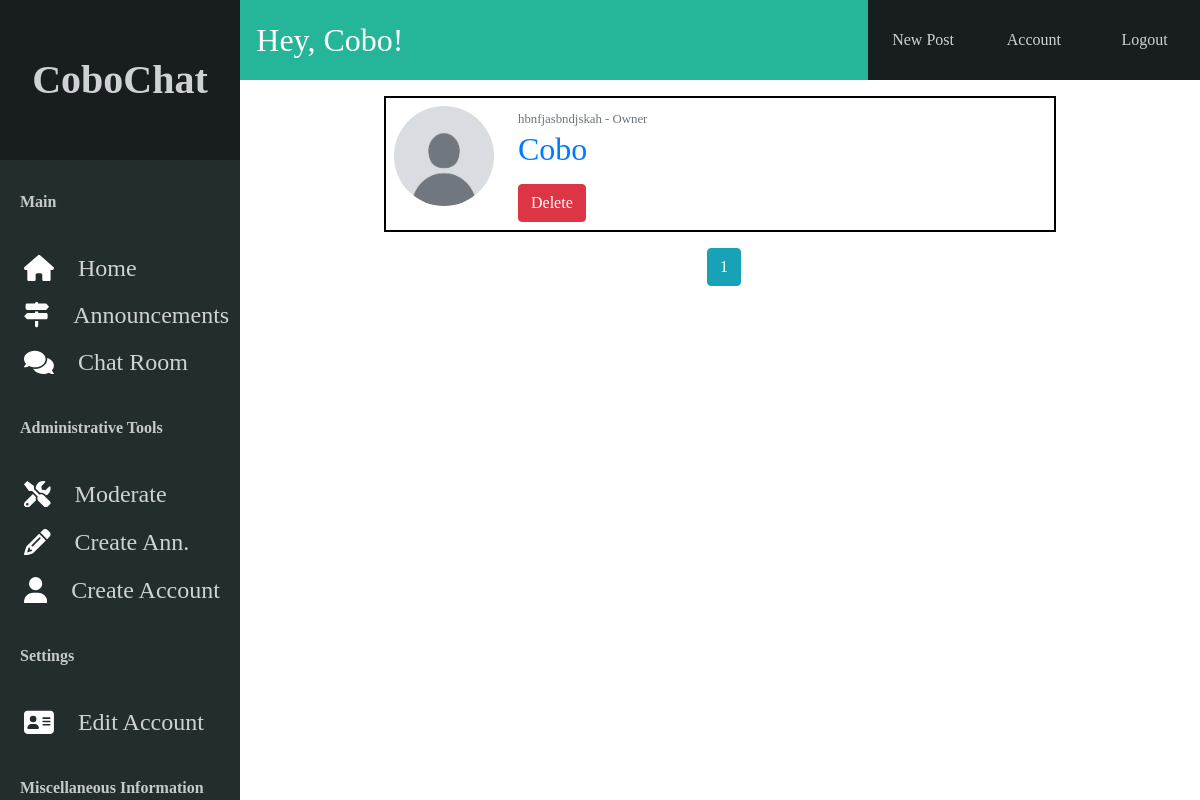
The app's page /display_users (signed in), older data.
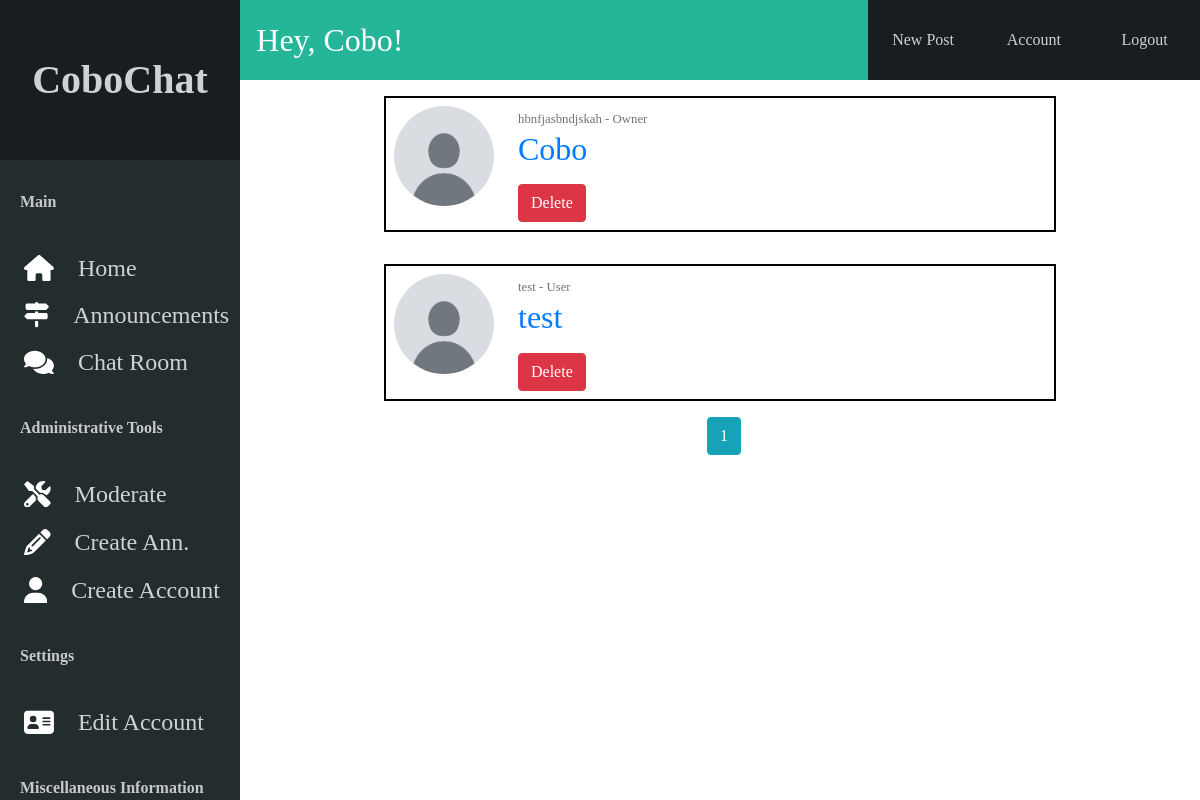
The same page, newer data.
### cobochat/models.py (models this page shows, shortened)
class User(db.Model, UserMixin):
    id = db.Column(db.Integer, primary_key=True)
    username = db.Column(db.String(20), unique=True, nullable=False)
    full_name = db.Column(db.String(20), nullable=False)
    image_file = db.Column(db.String(20), nullable=False, default='default.jpg')
    password = db.Column(db.String(100), nullable=False)
    account_type = db.Column(db.String, nullable=False)
    bio = db.Column(db.Text)
    posts = db.relationship('Post', backref='author', lazy=True)
    announcements = db.relationship('Announcement', backref='author', lazy=True)

### cobochat/routes.py (the view)
@app.route("/display_users")
@login_required
def display_users():
    page = request.args.get('page', 1, type=int)
    users = User.query.paginate(page=page, per_page=10)
    return render_template('display_users.html', title='CoboChat Users', users=users)

### cobochat/models.py (called while the page is built)
@login_manager.user_loader
def load_user(user_id):
    return User.query.get(int(user_id))

### cobochat/templates/display_users.html (shortened to what this page needs)
{% extends "layout.html" %}
{% block content %}
    {% for user in users %}
        <article class="media content-section loginContainer">
        <img class="rounded-circle article-img" src="{{ url_for('static', filename='profile_pics/' + user.image_file) }}">
        <div class="media-body ml-4">
            <div class="article-metadata">
            <small class="text-muted">{{ user.full_name }} - {{ user.account_type }}</small>
            </div>
            <h2><a class="mr-2" href="{{ url_for('user_posts', username=user.username) }}">{{ user.username }}</a></h2>
            {% if current_user.account_type == 'Owner' or current_user.account_type == 'Administrator' %}
              <form action="{{ url_for('delete_user', user_id=user.id) }}" method="POST">
                <input class="btn btn-danger" type="submit" value="Delete">
              </form>
            {% endif %}
        </div>
        </article>
    {% endfor %}
    <div class="paginationContainer">
        {% for page_num in users.iter_pages(left_edge=1, right_edge=1, left_current=1, right_current=2) %}
            {% if page_num %}
              {% if users.page == page_num %}
                <a class="btn btn-info mb-4 ml-2" href="{{ url_for('display_users', page=page_num) }}">{{ page_num }}</a>
              {% else %}
                <a class="btn btn-outline-info mb-4 ml-2" href="{{ url_for('display_users', page=page_num) }}">{{ page_num }}</a>
              {% endif %}
            {% else %}
              ...
            {% endif %}
        {% endfor %}
      </div>
{% endblock content %}

### cobochat/templates/layout.html (shortened to what this page needs)
<!DOCTYPE html>
<html>
<head>
    <link rel="stylesheet" href="https://maxcdn.bootstrapcdn.com/bootstrap/4.0.0/css/bootstrap.min.css">
    <link rel="stylesheet" type="text/css" href="{{ url_for('static', filename='main.css') }}">
</head>
<body>
    <div class="containerLeft">
        <div class="leftTitle">
            <strong>CoboChat</strong>
        </div>
        <div class="OptionsContainer">
            <div class="optionTitle">
                <strong>Main</strong>
            </div>
            <a class="option" href="{{ url_for('home') }}">
                Home
            </a>
            <a class="option" href="{{ url_for('announcements') }}">
                Announcements
            </a>
            <a class="option" href="{{ url_for('chat_room') }}">
                Chat Room
            </a>
            {% if current_user.account_type == 'Owner' or current_user.account_type == 'Administrator'%}
                <div class="optionTitle">
                    <strong>Administrative Tools</strong>
                </div>
                <a class="option" href="{{ url_for('moderate') }}">
                    Moderate
                </a>
                <a class="option" href="{{ url_for('new_announcement') }}">
                    Create Ann.
                </a>
                <a class="option" href="{{ url_for('register') }}">
                    Create Account
                </a>
            {% endif %}
            <div class="optionTitle">
                <strong>Settings</strong>
            </div>
            <a class="option" href="{{ url_for('account') }}">
                Edit Account
            </a>
            <div class="optionTitle">
                <strong>Miscellaneous Information</strong>
            </div>
        </div>
    </div>
    <div class="containerRight">
        <div class="rightUpperContainer">
            <div class="rightUpperLeft">
                <div class="rightUpperLeftTitle">
                    {% if current_user.is_authenticated %}
                    Hey,  {{ current_user.username }}!
                    {% else %}
                        {{ title }}
                    {% endif %}
                </div>
            </div>
            {% if current_user.is_authenticated %}
                <div class="rightUpperRight">
                    <a class="upperLink" href="{{ url_for('new_post') }}">New Post</a>
                </div>
                <div class="rightUpperRight">
                    <a class="upperLink" href="{{ url_for('user_posts', username=current_user.username)}}">Account</a>
                </div>
                <div class="rightUpperRight">
                    <a class="upperLink" href="{{ url_for('logout') }}">Logout</a>
                </div>
            {% else %}
                <div class="rightUpperRight">
                    <a class="upperLink" href="{{ url_for('login') }}">Login</a>
                </div>
            {% endif %}
        </div>
        <div class="pageContentContainer">
          {% block content %}{% endblock %}
        </div>
    </div>
</body>

Row changes from the older to the newer data that the page shows:
added User: image_file (placeholder picture), full_name "test", account_type "User", username "test"
